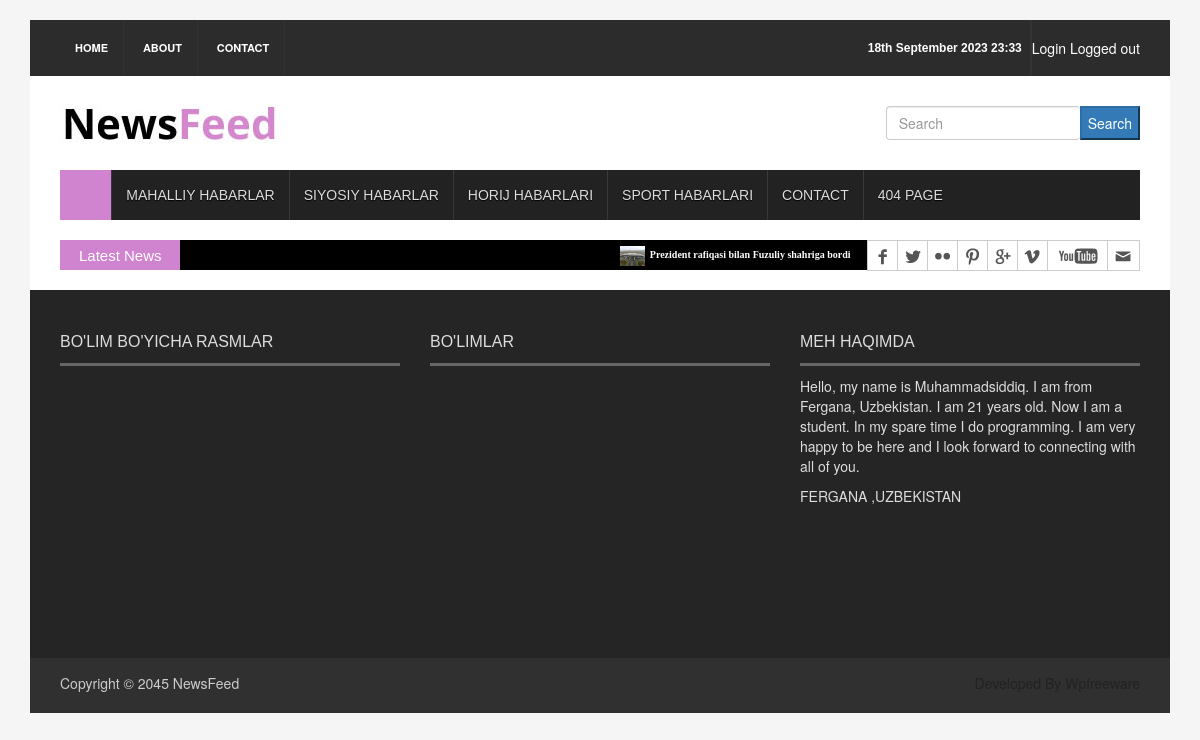
Page /about/ on the earlier database version.
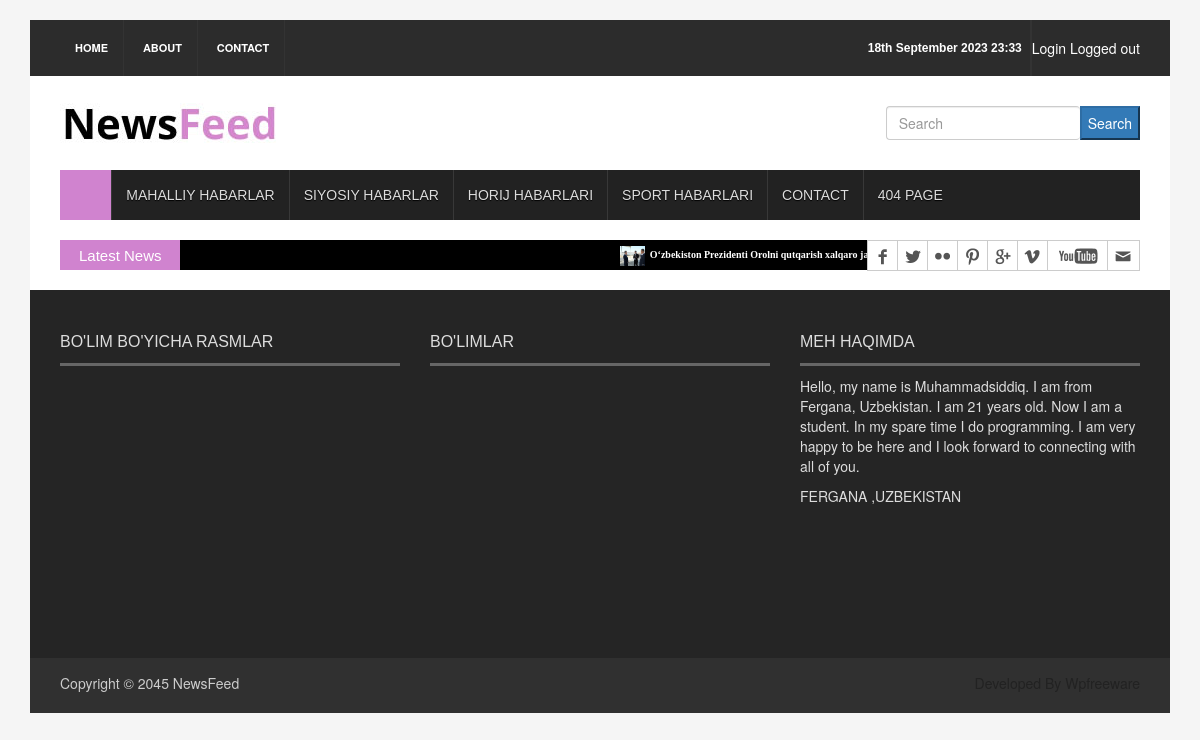
Same page on the later database version.
### news_app/models.py (models this page shows, shortened)
class News(models.Model):
    class Status(models.TextChoices):
        Draft = 'DF', 'Draft'
        Published = 'PB', 'Published'
    title = models.CharField(max_length=250)
    slug = models.CharField(max_length=250)
    body = models.TextField()
    image = models.ImageField(upload_to='images/')
    category = models.ForeignKey(
        Category,
        on_delete=models.CASCADE
    )
    publish_time = models.DateTimeField(default=timezone.now)
    create_time = models.DateTimeField(auto_now_add=True)
    upload_time = models.DateTimeField(auto_now=True)
    status = models.CharField(
        max_length=2,
        choices=Status.choices,
        default=Status.Draft
    )
    views=models.IntegerField(default=0)
    objects = models.Manager()
    published = PublishedManager()
    class Meta:
        ordering = ['-publish_time']

### news_app/views.py (the view)
# urls.py: path('about/', about_view, name='about'),
def about_view(request):
    context = {
    }
    return render(request, 'about.html', context)

### news_app/context_processor.py (called while the page is built)
def context_processor(request):
    last_news = News.published.all().order_by('-publish_time')[:8]
    news_list = News.published.all().order_by('-publish_time')[:5]
    local_news = News.published.all().filter(category__name='Mahalliy')[:18]
    sport = News.published.all().filter(category__name='Sport')[:5]
    siyosat = News.published.all().filter(category__name='Siyosat')[:5]
    xorij = News.published.all().filter(category__name='Xorij')[:5]
    context = {
        'news_list': news_list,
        'local_news': local_news,
        'sport': sport,
        'siyosat': siyosat,
        'xorij': xorij,
        'last_news': last_news
    }
    return context

### news_app/models.py (called while the page is built)
    def get_queryset(self):
        return super().get_queryset().filter(status=News.Status.Published)

### template/about.html (shortened to what this page needs)
{%extends 'base.html'%}

### template/base.html (shortened to what the changed rows need)
{%load static%}
<!DOCTYPE html>
<html>
<head>
<link rel="stylesheet" type="text/css" href="{%static 'css/bootstrap.min.css'%}">
<link rel="stylesheet" type="text/css" href="{%static 'css/font-awesome.min.css'%}">
<link rel="stylesheet" type="text/css" href="{%static 'css/animate.css'%}">
<link rel="stylesheet" type="text/css" href="{%static 'css/font.css'%}">
<link rel="stylesheet" type="text/css" href="{%static 'css/li-scroller.css'%}">
<link rel="stylesheet" type="text/css" href="{%static 'css/slick.css'%}">
<link rel="stylesheet" type="text/css" href="{%static 'css/jquery.fancybox.css'%}">
<link rel="stylesheet" type="text/css" href="{%static 'css/theme.css'%}">
<link rel="stylesheet" type="text/css" href="{%static 'css/style.css'%}">
</head>
<body>
<div class="container">
  <section id="newsSection">
    <div class="row">
      <div class="col-lg-12 col-md-12">
        <div class="latest_newsarea"> <span>Latest News</span>
          <ul id="ticker01" class="news_sticker">
            {%for news in last_news %}
            <li><a href="#"><img src="{{news.image.url}}" alt="">{{news.title}}</a></li>
            {%endfor%}
          </ul>
        </div>
      </div>
    </div>
  </section>
  <footer id="footer">
    <div class="footer_top">
      <div class="row">
        <div class="col-lg-4 col-md-4 col-sm-4">
          <div class="footer_widget wow fadeInLeftBig">
            <h2>Bo'lim bo'yicha rasmlar</h2>
          </div>
        </div>
        <div class="col-lg-4 col-md-4 col-sm-4">
          <div class="footer_widget wow fadeInDown">
            <h2>Bo'limlar</h2>
          </div>
        </div>
        <div class="col-lg-4 col-md-4 col-sm-4">
          <div class="footer_widget wow fadeInRightBig">
            <h2>Meh haqimda</h2>
          </div>
        </div>
      </div>
    </div>
  </footer>
</div>
</body>
</html>

Differences in the rows shown:
removed News: image (picture), title "Prezident rafiqasi bilan Fuzuliy shahriga bordi"
now on this page (row edited): News: image (picture), title "O‘zbekiston Prezidenti Orolni qutqarish xalqaro…"
